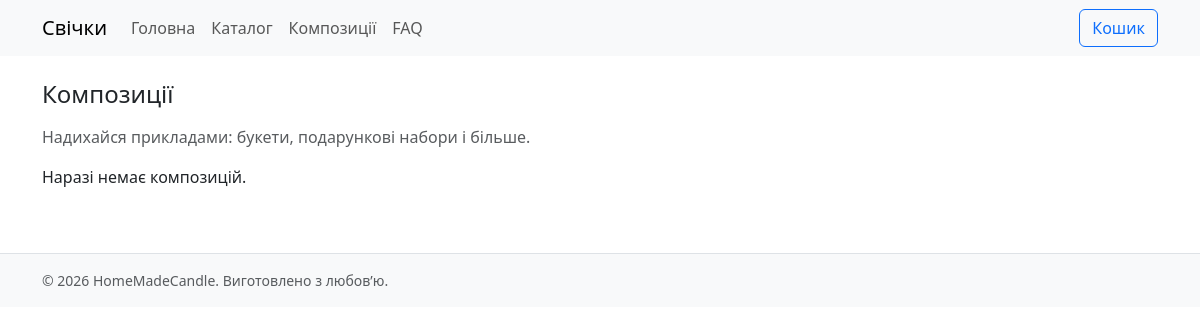
The app's page /compositions, older data.
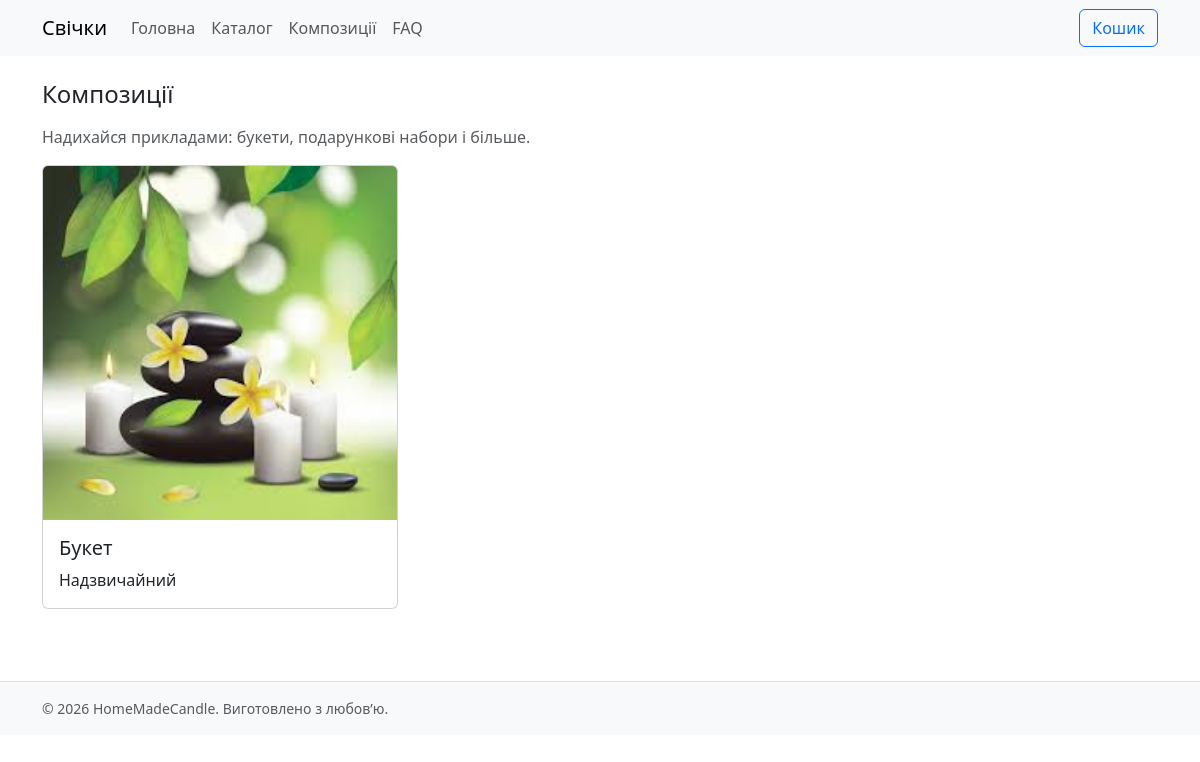
The same page, newer data.
### models.py (models this page shows)
class Composition(db.Model):
    id = db.Column(db.Integer, primary_key=True)
    title = db.Column(db.String(120), nullable=False)
    description = db.Column(db.Text)
    image = db.Column(db.String(255))   # шлях до фото (filename)
    is_active = db.Column(db.Boolean, default=True)
    created_at = db.Column(db.DateTime, default=datetime.utcnow)

### blueprints/public/routes.py (the view)
@bp.route("/compositions")
def compositions():
    compositions = Composition.query.filter_by(is_active=True).order_by(Composition.created_at.desc()).all()
    return render_template("public/compositions.html", compositions=compositions)

### templates/public/compositions.html
{% extends "base.html" %}
{% block content %}
<div class="container">
  <h1 class="h4 mb-3">Композиції</h1>
  <p class="text-muted">Надихайся прикладами: букети, подарункові набори і більше.</p>
  <div class="row">
    {% for comp in compositions %}
      <div class="col-12 col-md-6 col-lg-4 mb-4">
        <div class="card h-100">
          {% if comp.image %}
          <img src="{{ url_for('static', filename='img/uploads/' ~ comp.image) }}" class="card-img-top img-fluid" alt="{{ comp.title }}">
          {% endif %}
          <div class="card-body">
            <h5 class="card-title">{{ comp.title }}</h5>
            <p class="card-text">{{ comp.description }}</p>
          </div>
        </div>
      </div>
    {% else %}
      <p>Наразі немає композицій.</p>
    {% endfor %}
  </div>
</div>
{% endblock %}

Row changes from the older to the newer data that the page shows:
added Composition: image (picture), title "Букет", description "Надзвичайний"
Text that changed along with them:
text no longer shown: "Наразі немає композицій."
